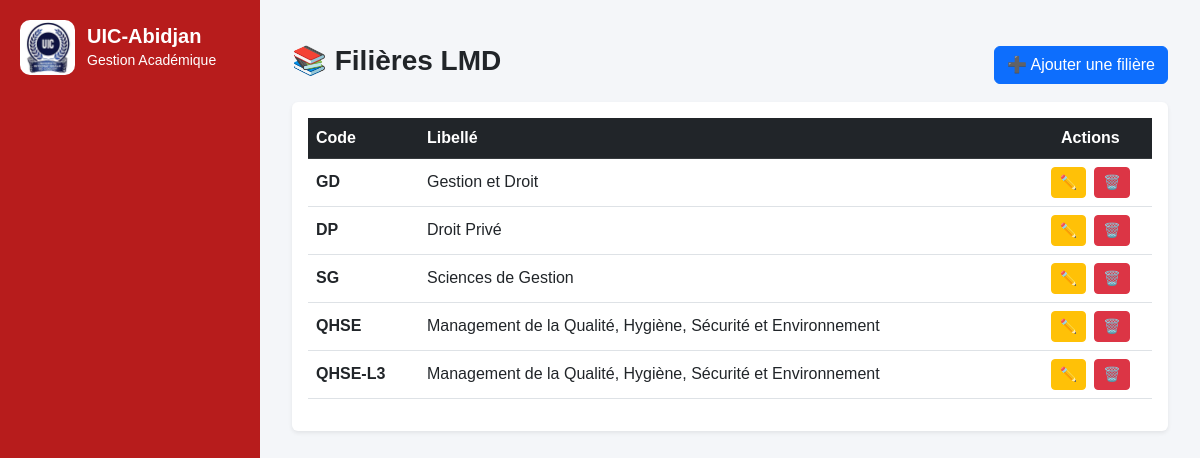
/lmd/filieres/, run on the app's committed database.
### lmd/models.py (models this page shows, shortened)
class FiliereLMD(models.Model):
    NIVEAUX = [
        ("L1-L2", "Licence Fondamentale"),
        ("L3", "Licence Professionnelle"),
        ("M1-M2", "Master"),
    ]
    code = models.CharField(
        max_length=20,
        unique=True
    )
    libelle = models.CharField(
        max_length=100
    )
    niveau_formation = models.CharField(
        max_length=10,
        choices=NIVEAUX,
        default="L1-L2"
    )

### lmd/views.py (the view)
# urls.py: path('filieres/', views.filiere_list, name='filiere_lmd_list'),
def filiere_list(request):
    filieres = FiliereLMD.objects.all()
    return render(request, "lmd/filieresLMD/list.html", {"filieres": filieres})

### lmd/templates/lmd/filieresLMD/list.html
{% extends "base.html" %}
{% block content %}
<div class="container mt-4">
    <div class="d-flex justify-content-between align-items-center mb-3">
        <h3 class="fw-bold">📚 Filières LMD</h3>
      <a href="{% url 'filiereLMD_add' %}" class="btn btn-primary">
            ➕ Ajouter une filière
        </a>
    </div>
    <div class="card shadow-sm border-0">
        <div class="card-body">
            <div class="table-responsive">
                <table class="table table-hover align-middle">
                    <thead class="table-dark">
                        <tr>
                            <th>Code</th>
                            <th>Libellé</th>
                            <th class="text-center">Actions</th>
                        </tr>
                    </thead>
                    <tbody>
                        {% for f in filieres %}
                        <tr>
                            <td class="fw-semibold">{{ f.code }}</td>
                            <td>{{ f.libelle }}</td>
                            <td class="text-center">
                                <div class="d-flex justify-content-center gap-2">
                                    <a href="{% url 'filiereLMD_edit' f.id %}" class="btn btn-sm btn-warning">
                                        ✏️
                                    </a>
                                    <a href="{% url 'filiereLMD_delete' f.id %}" class="btn btn-sm btn-danger"
                                        onclick="return confirm('Supprimer cette filière ?')">
                                        🗑️
                                    </a>
                                </div>
                            </td>
                        </tr>
                        {% empty %}
                        <tr>
                            <td colspan="3" class="text-center text-muted py-4">
                                Aucune filière enregistrée
                            </td>
                        </tr>
                        {% endfor %}
                    </tbody>
                </table>
            </div>
        </div>
    </div>
</div>
{% endblock %}

### core/templates/base.html (shortened to what this page needs)
<!DOCTYPE html>
<html lang="fr">
<head>
    <link href="https://cdn.jsdelivr.net/npm/bootstrap@5.3.0/dist/css/bootstrap.min.css" rel="stylesheet">
    <link rel="stylesheet" href="https://cdn.jsdelivr.net/npm/bootstrap-icons@1.11.3/font/bootstrap-icons.min.css">
    <link href="https://cdn.jsdelivr.net/npm/bootstrap-icons@1.11.3/font/bootstrap-icons.css" rel="stylesheet">
</head>
<body>
    {% include "sidebar.html" %}
    <div class="main-content">
        {% block content %}
        {% endblock %}
    </div>
</body>
</html>

### core/templates/sidebar.html (shortened to what this page needs)
{% load static %}
<div class="sidebar">
    <div class="sidebar-brand">
        <img
            src="{% static 'logo.jpeg' %}"
            class="logo-sidebar"
            alt="UIC"
        >
        <div>
            <h5>UIC-Abidjan</h5>
            <small>Gestion Académique</small>
        </div>
    </div>
</div>

### core/templates/base.html (style rules this page uses)
body { margin: 0; font-family: Arial, sans-serif; background: #f4f6f9; }
.sidebar { width: 260px; height: 100vh; position: fixed; top: 0; left: 0; background: #1e293b; color: white; overflow-y: auto; }
.main-content { margin-left: 260px; padding: 20px; }
.sidebar { width: 260px; min-height: 100vh; background: #0f172a; color: white; padding: 20px; }
.sidebar-brand { display: flex; align-items: center; gap: 12px; margin-bottom: 30px; }
.logo-sidebar { width: 55px; height: 55px; object-fit: contain; border-radius: 10px; }
.sidebar-brand h5 { margin: 0; font-weight: bold; }
.sidebar-brand small { color: #94a3b8; }

### core/templates/sidebar.html (style rules this page uses)
.sidebar { background: #b71c1c !important; color: #fff; }
.sidebar-brand { color: #fff; }
.sidebar-brand h5, .sidebar-brand small { color: #fff; }

### data on the page
FiliereLMD: code "GD", libelle "Gestion et Droit"
FiliereLMD: code "DP", libelle "Droit Privé"
FiliereLMD: code "SG", libelle "Sciences de Gestion"
FiliereLMD: code "QHSE", libelle "Management de la Qualité, Hygiène, Sécurité et Environnement"
FiliereLMD: code "QHSE-L3", libelle "Management de la Qualité, Hygiène, Sécurité et Environnement"
